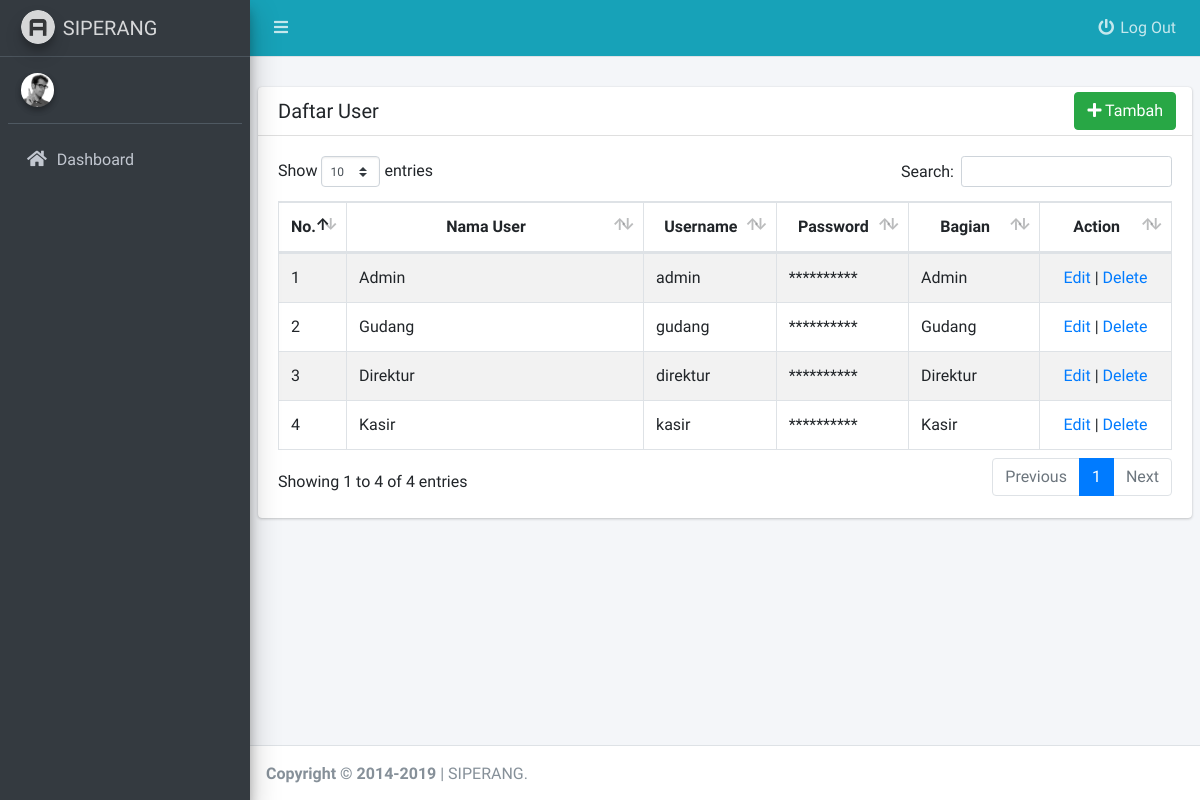
Page /index.php/c_auth/listUser on the committed database.
### tables this page shows
CREATE TABLE `tbl_user` (
  `Kode_User` varchar(25) NOT NULL,
  `Nama_User` varchar(50) NOT NULL,
  `Username` varchar(25) NOT NULL,
  `Password` varchar(100) NOT NULL,
  `Nomor_Telepon` varchar(20) NOT NULL,
  `Bagian` varchar(50) NOT NULL,
  PRIMARY KEY (`Kode_User`)
);

CREATE TABLE `tbl_bagian` (
  `Kode_bagian` varchar(100) NOT NULL,
  `Nama_bagian` varchar(100) DEFAULT NULL,
  `isAktif` int(1) DEFAULT '1',
  PRIMARY KEY (`Kode_bagian`)
);

### application/controllers/c_auth.php (called while the page is built, shortened)
<?php
class C_auth extends CI_Controller
{
  public function __construct()
  {
    $this->load->model(['m_auth']);
  }
  public function listUser()
  {
    $template['title'] = 'siperang | DAFTAR USER';
    $data['listUser'] = $this->m_auth->dataUser();
    $this->load->view('template/v_head', $template);
    $this->load->view('template/v_topmenu');
    $this->load->view('template/v_sidebar');
    $this->load->view('template/js');
    $this->load->view('auth/v_user', $data);
    $this->load->view('template/v_foot');
  }
}

### index.php (called while the page is built, shortened)
<?php
require_once BASEPATH.'core/CodeIgniter.php';

### application/models/m_auth.php (called while the page is built, shortened)
<?php
class M_auth extends CI_Model
{
  function dataUser()
  {
    $query  =  "SELECT * FROM tbl_user
                INNER JOIN tbl_bagian ON `tbl_bagian`.Kode_bagian = `tbl_user`.Bagian";
    return $this->db->query($query)->result();
  }
}

### application/views/auth/v_user.php (the view, shortened to what this page needs)
<div class="content">
  <div class="content-fluid">
    <div class="card">
      <div class="card-header">
        <h3 class="card-title">Daftar User</h3>
        <div class="card-tools">
          <a href="<?php echo base_url() . 'c_auth/tambahUser' ?>" class="btn btn-success"><i class="fas fa-plus"></i> Tambah</a>
        </div>
      </div>
      <div class="card-body">
        <div class="table-responsive">
          <table id="t_user" class="table table-striped table-bordered">
            <thead>
              <tr>
                <th style="width: 5%">No.</th>
                <th style="width: 35%">Nama User</th>
                <th style="width: 15%">Username</th>
                <th style="width: 15%">Password</th>
                <th style="width: 15%">Bagian</th>
                <th style="width: 15%">Action</th>
              </tr>
            </thead>
            <tbody>
              <?php foreach ($listUser as $key => $user) : ?>
                <tr>
                  <td><?php echo $key + 1 ?></td>
                  <td><?php echo ucwords($user->Nama_User) ?></td>
                  <td><?php echo $user->Username ?></td>
                  <td><?php echo "**********" ?></td>
                  <td><?php echo $user->Nama_bagian ?></td>
                  <td>
                    <center>
                      <a href="<?php echo base_url() . 'c_auth/editUser/' . $user->Kode_User ?>">Edit</a> | <a id="btnDelete" id-pk="<?php echo $user->Kode_User ?>" href="javascript:void(0)"> Delete</a>
                    </center>
                  </td>
                </tr>
              <?php endforeach; ?>
            </tbody>
          </table>
        </div>
      </div>
    </div>
  </div>
</div>

### assets/custom.css (style rules this page uses)
table thead > tr { text-align: center }
.card-header > .card-tools { top: .3rem; }

### rows in the picture
tbl_user: Nama_User "Admin", Username "admin", tbl_bagian.Nama_bagian "Admin"
tbl_user: Nama_User "Gudang", Username "gudang", tbl_bagian.Nama_bagian "Gudang"
tbl_user: Nama_User "Direktur", Username "direktur", tbl_bagian.Nama_bagian "Direktur"
tbl_user: Nama_User "Kasir", Username "kasir", tbl_bagian.Nama_bagian "Kasir"
